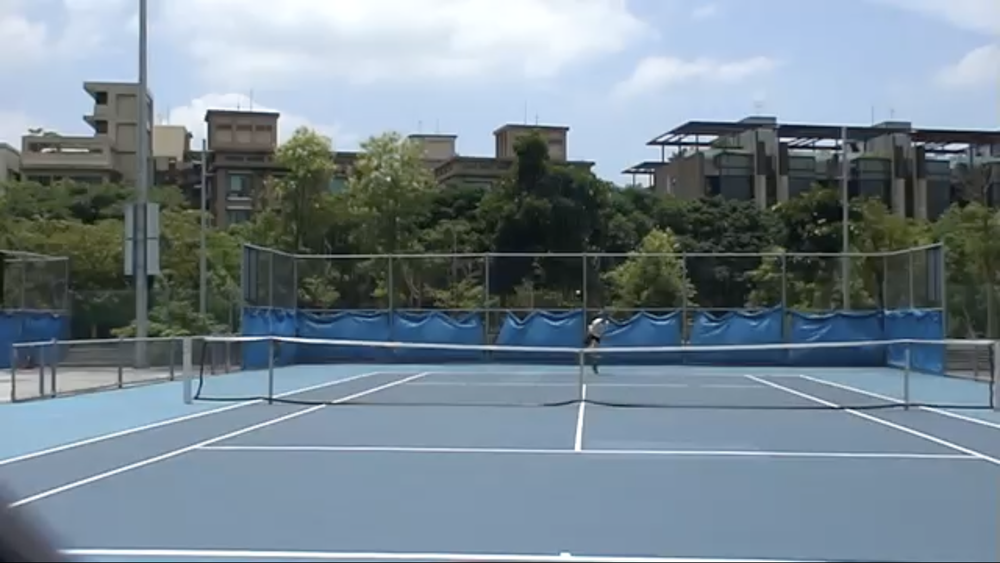
#> input picture image.png, 1000 x 563 px, shrunk from 2880 x 1622 before the run
$ jupyter execute --allow-errors test_ball_detect.ipynb
#> lines starting #> are read from the running program, lines starting #| are printed output that depends on the picture; long printed decimals are rounded
[cell 1]
import numpy as np
import cv2

image = cv2.imread("image.png")
#> image is the input picture: shape (563, 1000, 3); mean B, G, R 143.6, 133.2, 117.6

[cell 2]
ball_filter = np.array([
    [0, 0, 0, 1, 1, 1, 1, 1, 0, 0, 0],
    [0, 0, 1, 1, 1, 2, 1, 1, 1, 0, 0],
    [0, 0, 9, 9, 9, 9, 9, 9, 9, 9, 1],
    [0, 1, 9, 10, 10, 10, 10, 10, 9, 1, 1],
    [0, 1, 9, 10, 11, 11, 11, 10, 9, 1, 1],
    [0, 1, 9, 10, 11, 11, 11, 10, 9, 1, 1],
    [0, 1, 9, 10, 11, 11, 11, 10, 9, 1, 1],
    [0, 1, 9, 10, 10, 10, 10, 10, 9, 1, 1],
    [0, 0, 9, 9, 9, 9, 9, 9, 9, 0, 1],
    [0, 0, 1, 1, 1, 1, 1, 1, 1, 0, 0],
    [0, 0, 0, 1, 1, 1, 1, 1, 0, 0, 0],
])

[cell 3]
image = cv2.cvtColor(image, cv2.COLOR_RGB2GRAY)
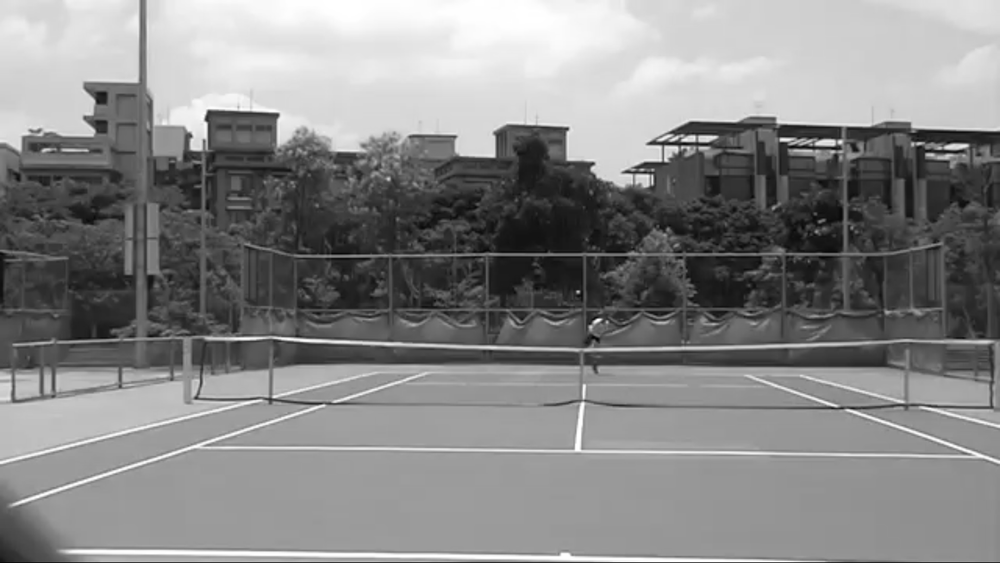
#> image: shape (563, 1000); min 4, max 255, mean 134.5
image = cv2.blur(image, (7, 7))
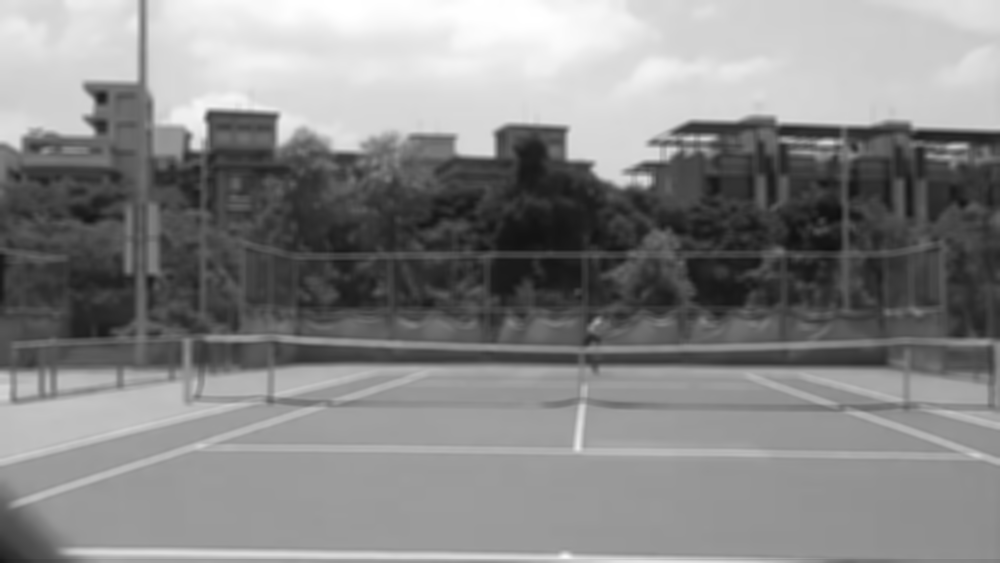
#> image: shape (563, 1000); min 15, max 255, mean 134.6
padded = np.pad(image, 5)
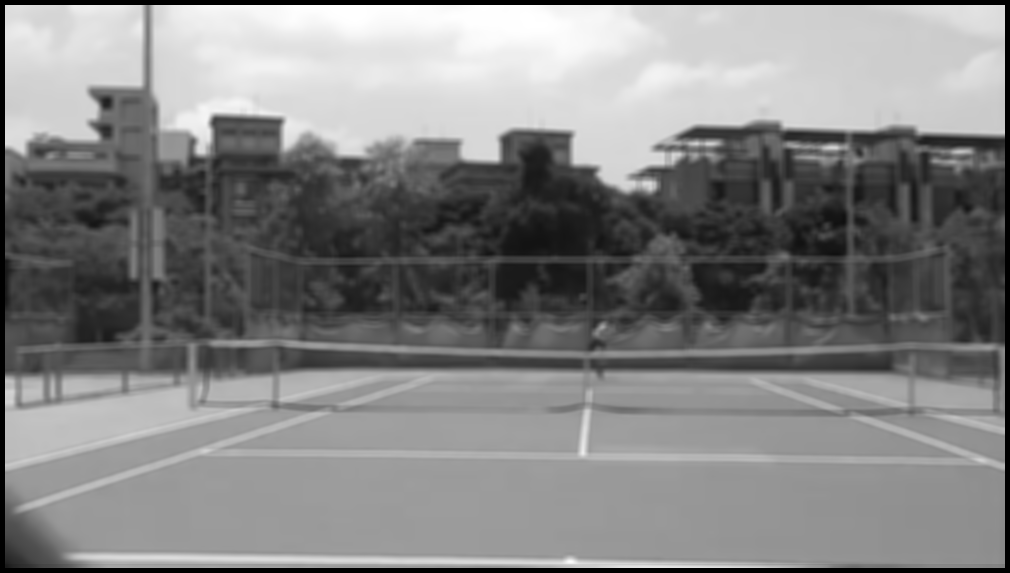
#> padded: shape (573, 1010); min 0, max 255, mean 131
output = np.copy(image)
#> (the rest of this cell did not finish here and is left out)

[cell 4]
for i in range(output.shape[0]):
    for j in range(output.shape[1]):
        region = padded[i:i+11, j:j+11]
        results = region * ball_filter
        output[i, j] = np.sum(results)
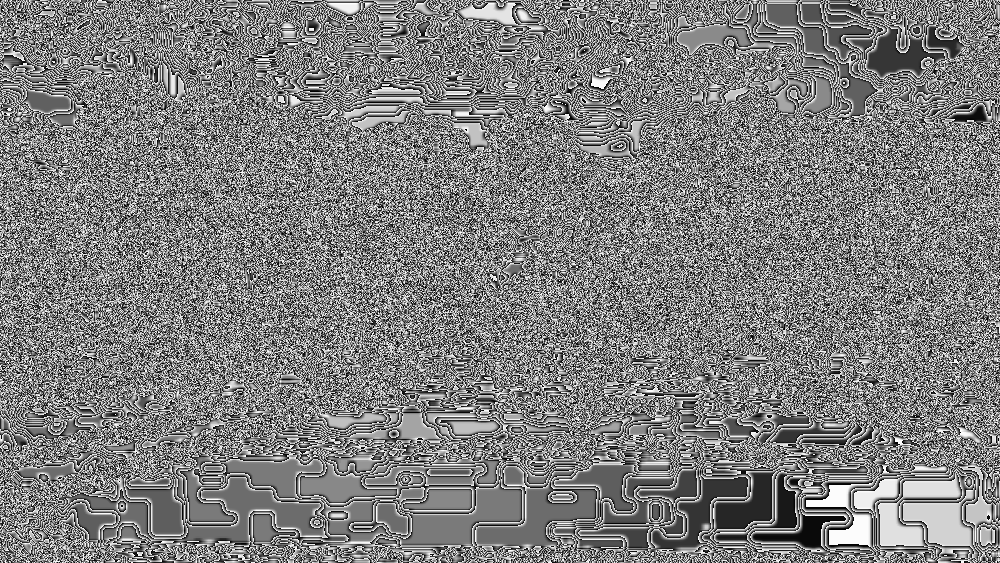
#> output: shape (563, 1000); min 0, max 255, mean 127

[cell 5]
output_copy = np.copy(output)
print(np.max(output))
#| 255
print(np.mean(output))
#| 127.022

[cell 6]
output_copy = output / np.max(output) * 255
np.max(output_copy)
np.mean(output_copy)
#> Out = 127

[cell 7]
transformed = np.where(output_copy >= 200, 255, 0)
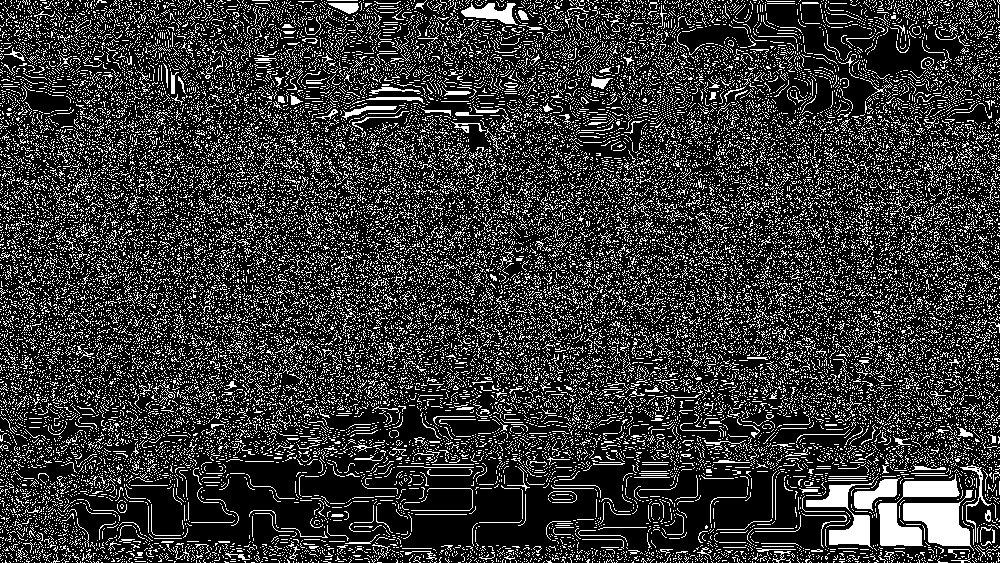
#> transformed: shape (563, 1000) int64; 21.3% white in thin lines or dots
transformed = transformed.astype(np.uint8)
#> transformed: shape (563, 1000); 21.3% white in thin lines or dots
